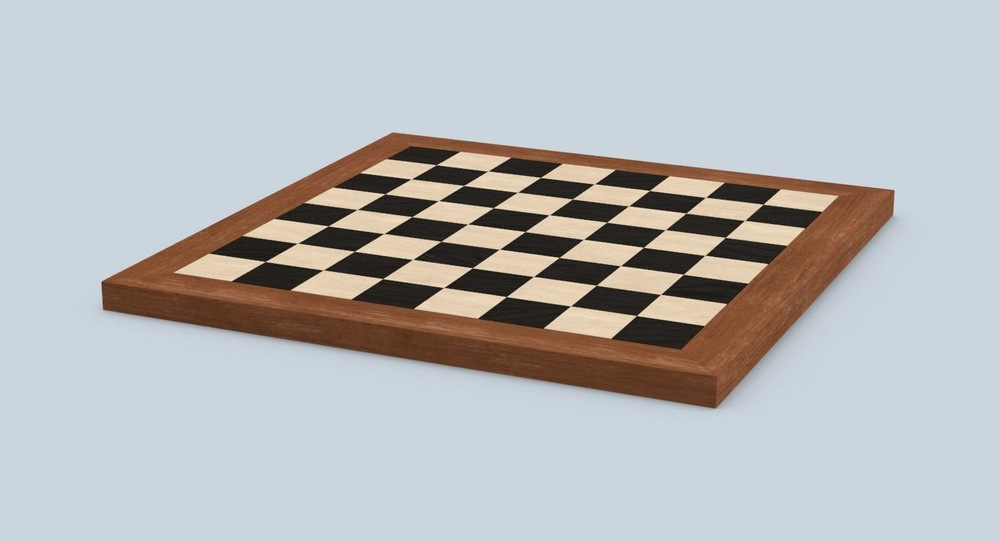
#> input picture ComputerVision/7-latian-quiz/Latihan/Lat2/assets/chessboard2.jpg, 1000 x 541 px, shrunk from 1480 x 800 before the run
$ python lat-3.py
#> lines starting #> are read from the running program, lines starting #| are printed output that depends on the picture; after the words box and inside, x2 and y2 are one past the last pixel; in counts of white or black regions, pixels touching at a corner belong together
import os
import cv2
import numpy as np
import matplotlib.pyplot as plt

img = cv2.imread('assets/chessboard2.jpg')
#> img is the input picture: shape (541, 1000, 3); mean B, G, R 186.3, 184.7, 184.1
img_gray = cv2.cvtColor(img, cv2.COLOR_BGR2GRAY)
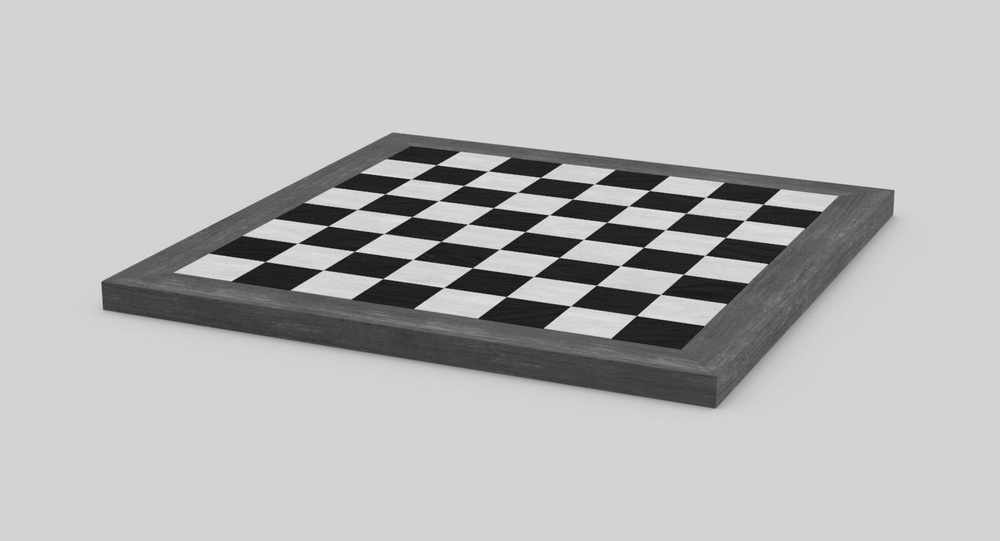
#> img_gray: shape (541, 1000); min 12, max 238, mean 184.7
harris = cv2.cornerHarris(img_gray, 2, 5, 0.04)
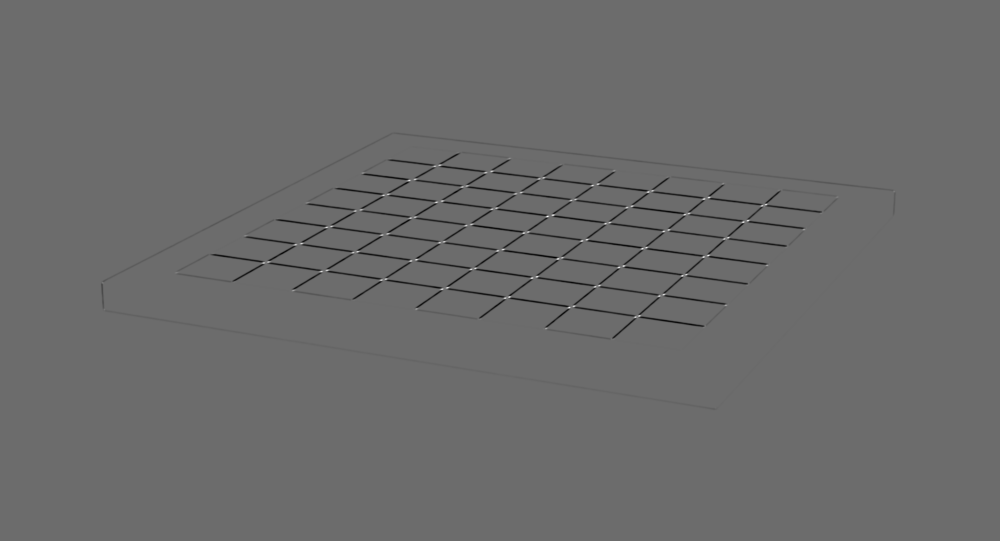
#> harris: shape (541, 1000) float32; min -0.792, max 1.07, mean -0.0079; drawn with min black and max white

no_SubPix = img.copy()
no_SubPix[harris > 0.01 * harris.max()] = [0,0,255]
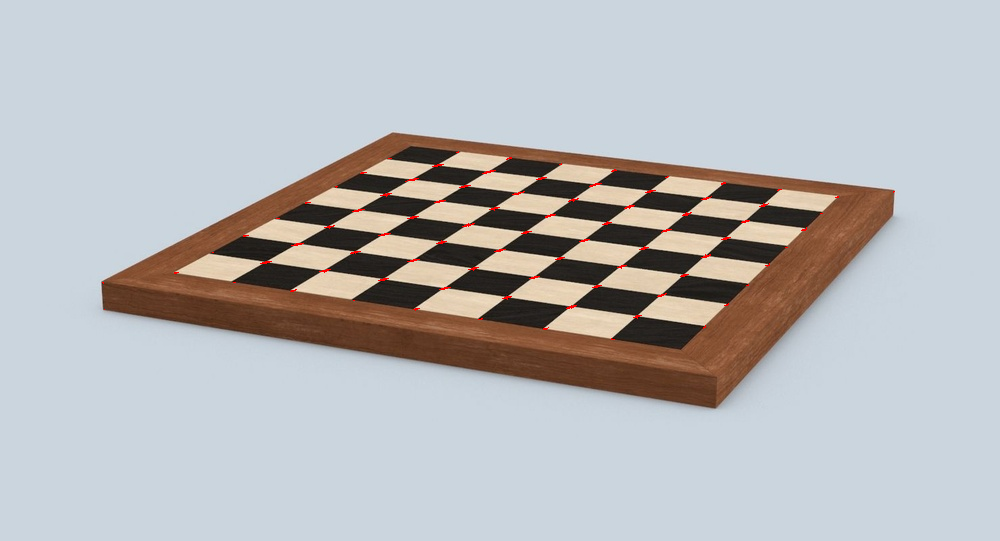
#> no_SubPix: shape (541, 1000, 3); 0.22% of pixels changed, all inside (x1, y1, x2, y2) = (102, 151, 895, 340)

_, thres = cv2.threshold(harris, 0.01 * harris.max(), 255, 0)
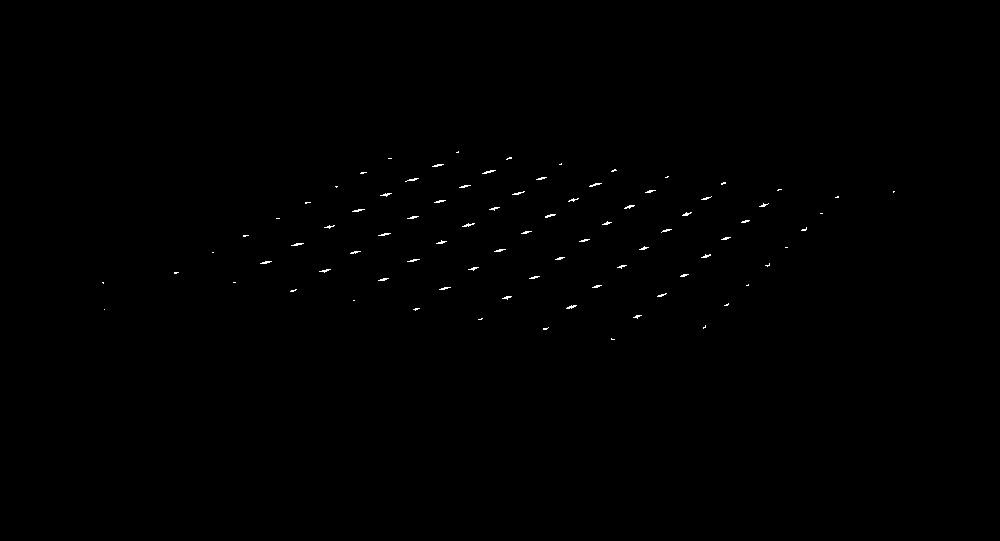
#> thres: shape (541, 1000) float32; 0.22% white in thin lines or dots, all inside (x1, y1, x2, y2) = (102, 151, 895, 340)
thres = np.uint8(thres)

_, _, _, centroid = cv2.connectedComponentsWithStats(thres)
#> centroid = 83 pairs, first value 102.7 to 893.3, second value 151.8 to 338.8
centroid = np.float32(centroid)

criteria = [cv2.TERM_CRITERIA_MAX_ITER + cv2.TERM_CRITERIA_EPS, 100, 0.01]
enhanced_corner = cv2.cornerSubPix(
  harris, centroid, (5,5), (-1,-1), criteria
)
#> enhanced_corner = 83 pairs, first value 101.3 to 894.4, second value 152.5 to 338.5

SubPix = img.copy()
centroid = np.uint(centroid)
#> centroid = 83 pairs, first value 101 to 894, second value 152 to 338
for centroid in centroid:
  x = centroid[0]
  y = centroid[1]
  SubPix[y,x] = [0,0,255]
#> this loop made 83 passes
#> (x, y) on passes 1 to 12: (499, 270), (459, 152), (509, 158), (387, 159), (561, 164), (438, 165), (614, 170), (491, 171), (362, 173), (541, 177), (668, 176), (408, 179)
#> SubPix: shape (541, 1000, 3); 0.02% of pixels changed, all inside (x1, y1, x2, y2) = (101, 152, 895, 339)

enchanced_corner = np.uint(enhanced_corner)
#> enchanced_corner has the same summary as centroid
for corner in enhanced_corner:
  x = corner[0]
  y = corner[1]
#> (the run stopped early here; a loop or call above may not have finished)
